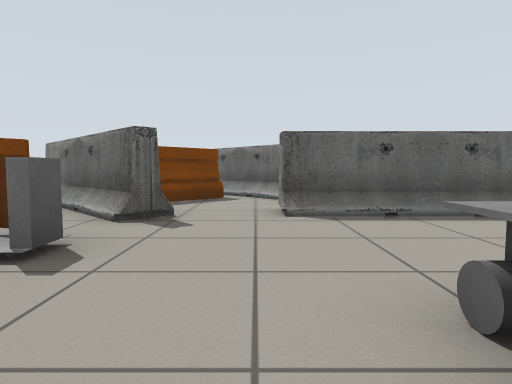
[1] (above)

17 first-person views from a walk through a Gazebo world. The camera is 0.63 m above the floor, tilts 4° down and sees 75° across. The lines on the ground mark 1 m squares. The floor is counted in squares, 1 m on a side. Each view is taken from the middle of a square. On the plan, view 1 faces up. The plan holds only what a view shows up to about 10 squares ahead; the rest is blank. Robots are left out. Simple patterns stand in for the simulator's built-in surfaces. Some stock models are drawn as simple stand-ins.

[2]
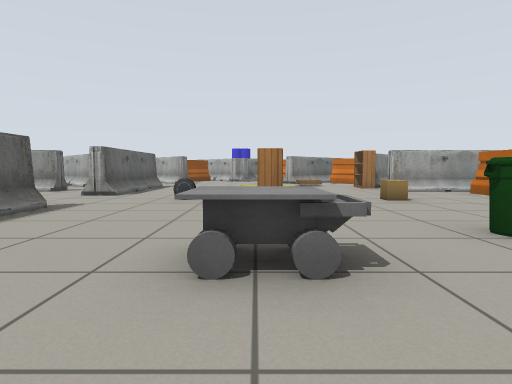

[3]
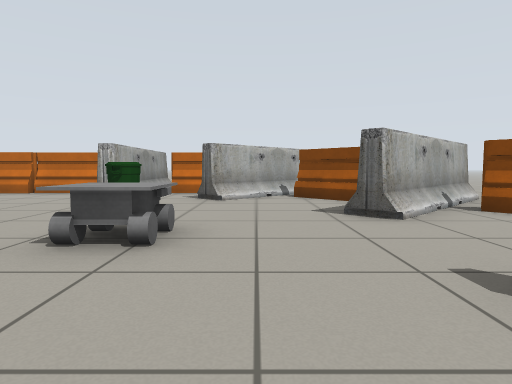

[4]
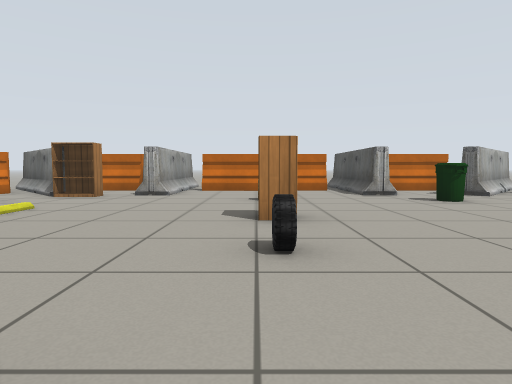

[5]
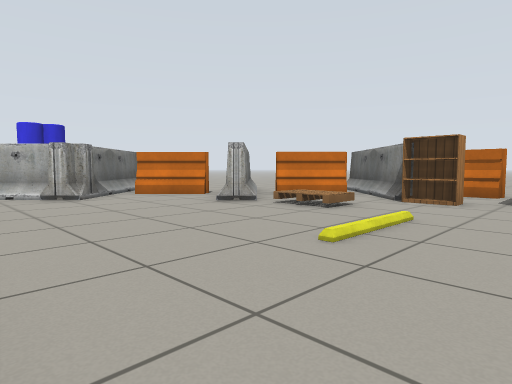

[6]
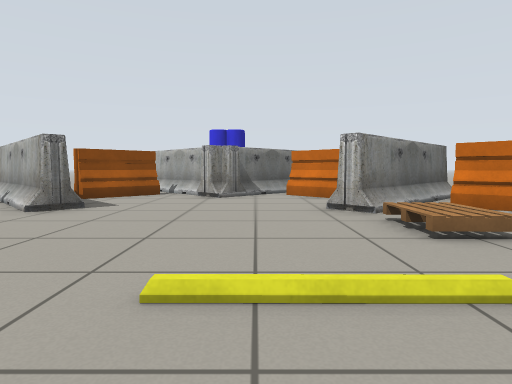

[7]
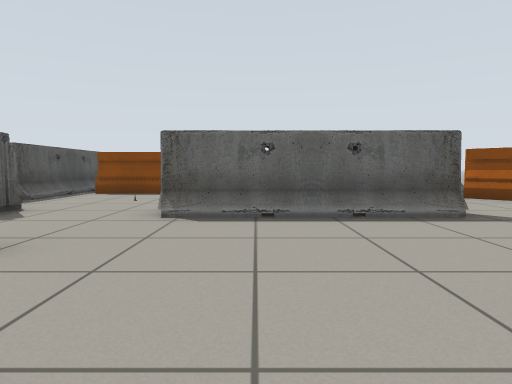

[8]
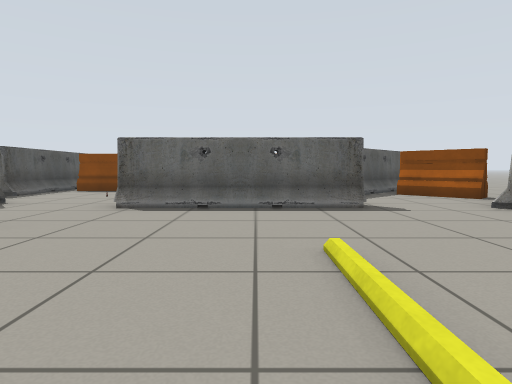

[9]
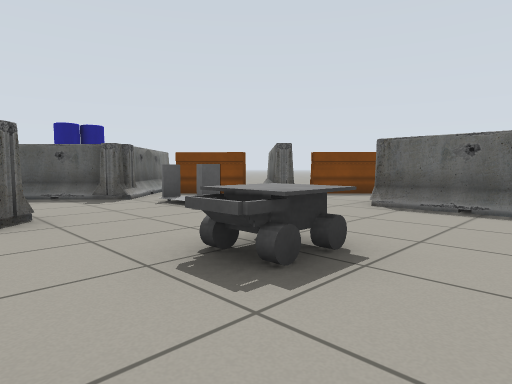

[10]
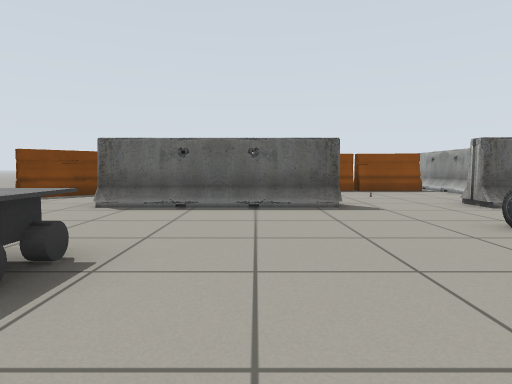

[11]
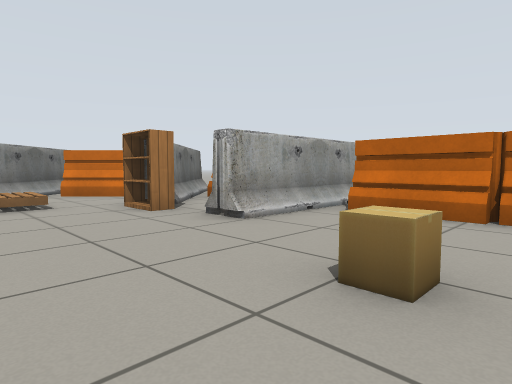

[12]
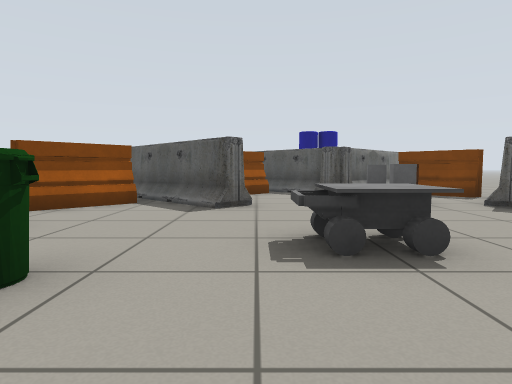

[13]
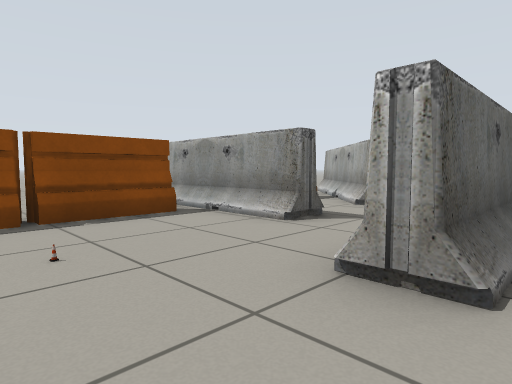

[14]
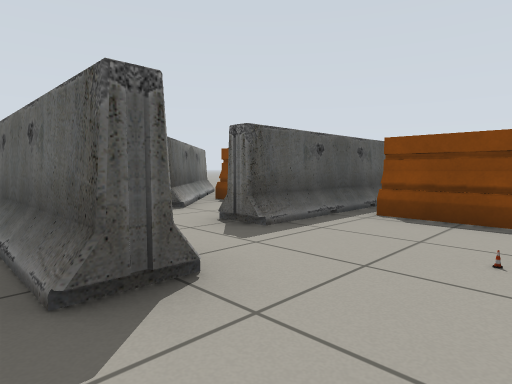

[15]
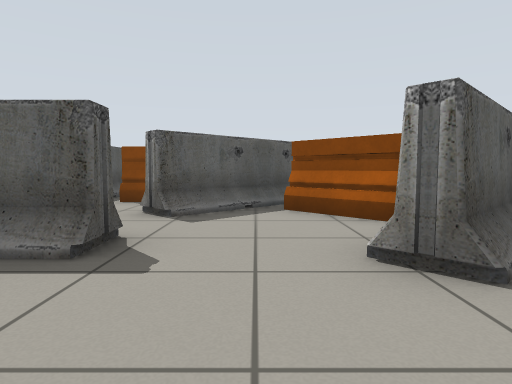

[16]
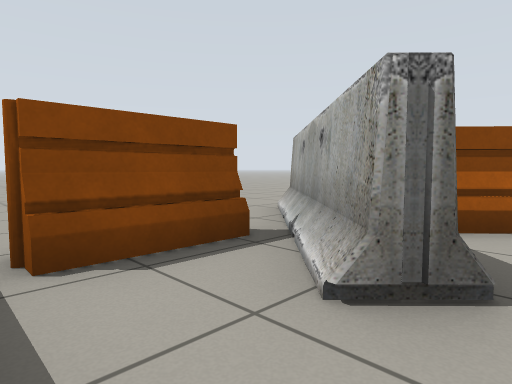

[17]
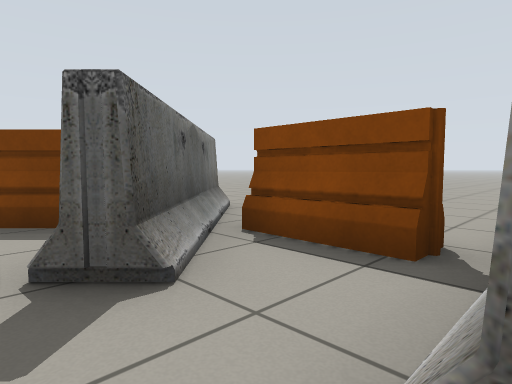

### Floor plan
Key: @ floor where view 1 was taken; x gap in a wall; . floor; B barrier; L door leaf; C car; A cabinet; I bin; R cardboard box; K bookshelf; P pallet; G grey box; O other object.
Columns run from 6 left of view 1 to 18 right of it. Each row starts with its distance up from view 1.
 10      B  .B    BB.  ..
  9      BBBBBBBBBBBBBBBB
  8      BB..B....BB..BB ..
  7   B BBBB.B..O.BB.BBB BB
  6   BBB...............BB
  5   BBB..BBBB..BBBBB..BB
  4 BBB.BB.............BB.BBB
  3  BBx L.................B
  2 B BGO.......C........BBBB
  1 BB.....O....A.........BBB
  0 BBB.B.@............B..BBB
 -1   BBBB..I........PPBBBB
 -2   BBB...I...R.......BB
 -3   BBBBBB.B....BBKB.BBBB
 -4      BB .B....B .BBB
 -5      BBBBBBBBBBBBBBB
 -6          B    B    B

Where each view was taken, in squares from view 1:
view 1: 0 up, 0 right, facing up
view 2: 1 up, 1 left, facing right
view 3: 4 up, 0 right, facing down
view 4: 5 up, 6 right, facing down
view 5: 4 up, 8 right, facing down-right
view 6: 1 up, 8 right, facing right
view 7: 0 up, 8 right, facing up
view 8: 1 down, 9 right, facing up
view 9: 1 down, 3 right, facing up-left
view 10: 1 down, 3 right, facing up
view 11: 0 up, 5 right, facing down-right
view 12: 0 up, 4 right, facing left
view 13: 4 up, 5 right, facing up-right
view 14: 4 up, 6 right, facing up-left
view 15: 2 up, 12 right, facing up
view 16: 6 up, 9 right, facing up-right
view 17: 6 up, 3 right, facing up-left
